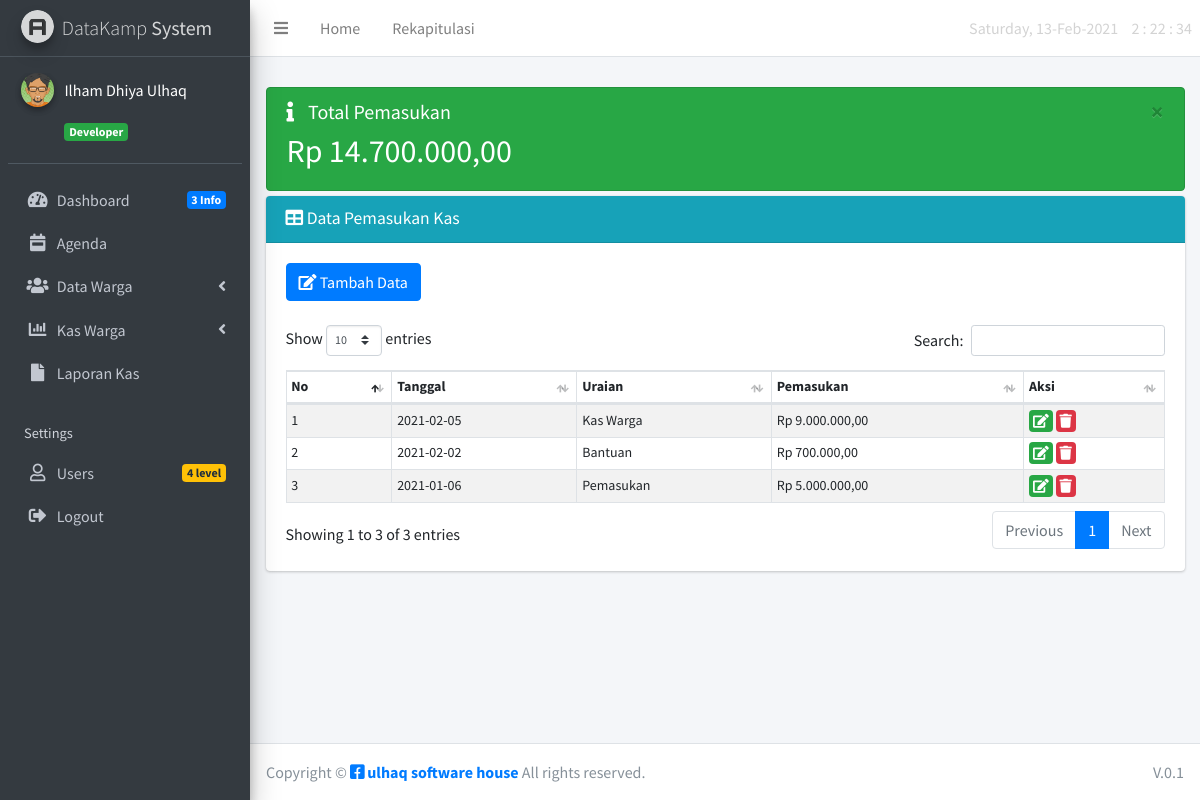
The page /index.php?page=i_kas_masuk (signed in) on the database its author committed.
### tables this page shows
CREATE TABLE `kas_warga` (
  `id` int(11) NOT NULL,
  `tanggal` varchar(50) NOT NULL,
  `uraian` varchar(100) NOT NULL,
  `masuk` int(11) NOT NULL,
  `keluar` int(11) NOT NULL
);

### functions.php (called while the page is built, shortened)
<?php
$conn = mysqli_connect("localhost", "root", "", "datakampung");
function kaswarga($query)
{
    global $conn;
    $result = mysqli_query($conn, $query);
    $rows = [];
    while ($row = mysqli_fetch_assoc($result)) {
        $rows[] = $row;
    }
    return $rows;
}
function rupiah($angka)
{
    $rupiah = "Rp " . number_format($angka, 2, ',', '.');
    return $rupiah;
}

### kas_warga/masuk/data_kaswarga.php (the view, shortened to what this page needs)
<?php
require 'functions.php';
$data = kaswarga("SELECT * FROM kas_warga WHERE masuk");
?>
<div class="alert alert-success alert-dismissible" style="margin-bottom:5px;">
	<button type="button" class="close" data-dismiss="alert" aria-hidden="true">&times;</button>
	<h5>
		<i class="icon fas fa-info"></i> Total Pemasukan
    </h5>
    <?php
        $result = mysqli_query($conn,"SELECT * FROM kas_warga WHERE masuk");
        $tot_kasmasuk = 0;
        while($kas = mysqli_fetch_assoc($result)) {
            $tot_kasmasuk += $kas["masuk"];
        }
    ?>
	<h2>
		<?= rupiah($tot_kasmasuk); ?>
	</h2>
</div>
<div class="card card-info ">
	<div class="card-header bg-info">
		<h3 class="card-title">
			<i class="fa fa-table"></i>  Data Pemasukan Kas
        </h3>
	</div>
	<div class="card-body">
		<div class="table-responsive">
            <div>
				<a href="?page=i_add_masuk" class="btn btn-primary">
				<i class="fa fa-edit"></i> Tambah Data</a>
			</div>
            <br>
			<table id="example1" class="table table-bordered table-striped table-sm display"style="font-size:14px;">
				<thead>
					<tr>
						<th>No</th>
						<th>Tanggal</th>
                        <th>Uraian</th>
						<th>Pemasukan</th>
                        <th>Aksi</th>
					</tr>
				</thead>
				<tbody>
				<?php $i=1; ?>
				<?php foreach($data as $kas) : ?>
					<tr>
						<td><?= $i++; ?></td>
						<td><?= $kas["tanggal"]; ?></td>
                        <td><?= $kas["uraian"]; ?></td>
                        <td><?= rupiah($kas["masuk"]); ?></td>
						<td>
							<a href="?page=i_update_kas&id=<?= $kas['id']; ?>" title="Ubah">
								<i class="fa fa-edit bg-success p-1 rounded"></i>
							</a>
							<a href="?page=i_del_kas&id=<?= $kas['id']; ?>" onclick="return confirm('Apakah anda yakin hapus data ini ?')"
							 title="Hapus">
								<i class="fa fa-trash bg-danger p-1 rounded"></i>
                            </a>
						</td>
					</tr>
               <?php endforeach ; ?>
				</tbody>
			</table>
		</div>
	</div>

### rows shown on the page
kas_warga: tanggal "2021-02-05", uraian "Kas Warga", masuk "Rp 9.000.000,00"
kas_warga: tanggal "2021-02-02", uraian "Bantuan", masuk "Rp 700.000,00"
kas_warga: tanggal "2021-01-06", uraian "Pemasukan", masuk "Rp 5.000.000,00"

### other values the page prints
$data_user "Ilham Dhiya Ulhaq"
$data_level "Developer"
rupiah($tot_kasmasuk) "Rp 14.700.000,00"
